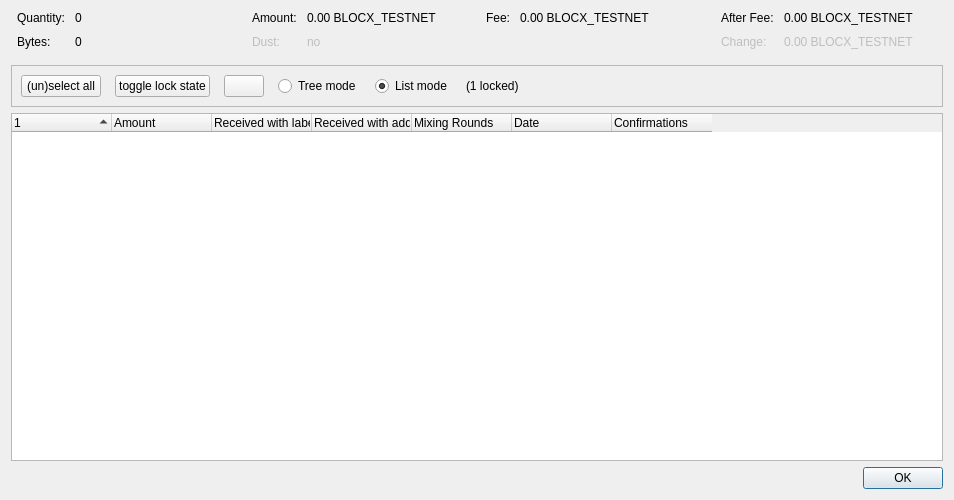
<?xml version="1.0" encoding="UTF-8"?>
<ui version="4.0">
 <class>CoinControlDialog</class>
 <widget class="QDialog" name="CoinControlDialog">
  <property name="geometry">
   <rect>
    <x>0</x>
    <y>0</y>
    <width>954</width>
    <height>500</height>
   </rect>
  </property>
  <property name="windowTitle">
   <string>Coin Selection</string>
  </property>
  <layout class="QVBoxLayout" name="verticalLayout">
   <item>
    <layout class="QHBoxLayout" name="horizontalLayoutTop" stretch="0,0,0,0">
     <property name="topMargin">
      <number>0</number>
     </property>
     <property name="bottomMargin">
      <number>10</number>
     </property>
     <item>
      <layout class="QFormLayout" name="formLayoutCoinControl1">
       <property name="horizontalSpacing">
        <number>10</number>
       </property>
       <property name="verticalSpacing">
        <number>10</number>
       </property>
       <property name="leftMargin">
        <number>6</number>
       </property>
       <property name="rightMargin">
        <number>6</number>
       </property>
       <item row="0" column="0">
        <widget class="QLabel" name="labelCoinControlQuantityText">
         <property name="text">
          <string>Quantity:</string>
         </property>
        </widget>
       </item>
       <item row="0" column="1">
        <widget class="QLabel" name="labelCoinControlQuantity">
         <property name="cursor">
          <cursorShape>IBeamCursor</cursorShape>
         </property>
         <property name="contextMenuPolicy">
          <enum>Qt::ActionsContextMenu</enum>
         </property>
         <property name="text">
          <string notr="true">0</string>
         </property>
         <property name="textInteractionFlags">
          <set>Qt::LinksAccessibleByMouse|Qt::TextSelectableByKeyboard|Qt::TextSelectableByMouse</set>
         </property>
        </widget>
       </item>
       <item row="1" column="0">
        <widget class="QLabel" name="labelCoinControlBytesText">
         <property name="text">
          <string>Bytes:</string>
         </property>
        </widget>
       </item>
       <item row="1" column="1">
        <widget class="QLabel" name="labelCoinControlBytes">
         <property name="cursor">
          <cursorShape>IBeamCursor</cursorShape>
         </property>
         <property name="contextMenuPolicy">
          <enum>Qt::ActionsContextMenu</enum>
         </property>
         <property name="text">
          <string notr="true">0</string>
         </property>
         <property name="textInteractionFlags">
          <set>Qt::LinksAccessibleByMouse|Qt::TextSelectableByKeyboard|Qt::TextSelectableByMouse</set>
         </property>
        </widget>
       </item>
      </layout>
     </item>
     <item>
      <layout class="QFormLayout" name="formLayoutCoinControl2">
       <property name="horizontalSpacing">
        <number>10</number>
       </property>
       <property name="verticalSpacing">
        <number>10</number>
       </property>
       <property name="leftMargin">
        <number>6</number>
       </property>
       <property name="rightMargin">
        <number>6</number>
       </property>
       <item row="0" column="0">
        <widget class="QLabel" name="labelCoinControlAmountText">
         <property name="text">
          <string>Amount:</string>
         </property>
        </widget>
       </item>
       <item row="0" column="1">
        <widget class="QLabel" name="labelCoinControlAmount">
         <property name="cursor">
          <cursorShape>IBeamCursor</cursorShape>
         </property>
         <property name="contextMenuPolicy">
          <enum>Qt::ActionsContextMenu</enum>
         </property>
         <property name="text">
          <string notr="true">0.00 BLOCX_TESTNET</string>
         </property>
         <property name="textInteractionFlags">
          <set>Qt::LinksAccessibleByMouse|Qt::TextSelectableByKeyboard|Qt::TextSelectableByMouse</set>
         </property>
        </widget>
       </item>
       <item row="1" column="0">
        <widget class="QLabel" name="labelCoinControlLowOutputText">
         <property name="enabled">
          <bool>false</bool>
         </property>
         <property name="text">
          <string>Dust:</string>
         </property>
        </widget>
       </item>
       <item row="1" column="1">
        <widget class="QLabel" name="labelCoinControlLowOutput">
         <property name="enabled">
          <bool>false</bool>
         </property>
         <property name="cursor">
          <cursorShape>IBeamCursor</cursorShape>
         </property>
         <property name="contextMenuPolicy">
          <enum>Qt::ActionsContextMenu</enum>
         </property>
         <property name="text">
          <string notr="true">no</string>
         </property>
         <property name="textInteractionFlags">
          <set>Qt::LinksAccessibleByMouse|Qt::TextSelectableByKeyboard|Qt::TextSelectableByMouse</set>
         </property>
        </widget>
       </item>
      </layout>
     </item>
     <item>
      <layout class="QFormLayout" name="formLayoutCoinControl3">
       <property name="horizontalSpacing">
        <number>10</number>
       </property>
       <property name="verticalSpacing">
        <number>10</number>
       </property>
       <property name="leftMargin">
        <number>6</number>
       </property>
       <property name="rightMargin">
        <number>6</number>
       </property>
       <item row="0" column="0">
        <widget class="QLabel" name="labelCoinControlFeeText">
         <property name="text">
          <string>Fee:</string>
         </property>
        </widget>
       </item>
       <item row="0" column="1">
        <widget class="QLabel" name="labelCoinControlFee">
         <property name="cursor">
          <cursorShape>IBeamCursor</cursorShape>
         </property>
         <property name="contextMenuPolicy">
          <enum>Qt::ActionsContextMenu</enum>
         </property>
         <property name="text">
          <string notr="true">0.00 BLOCX_TESTNET</string>
         </property>
         <property name="textInteractionFlags">
          <set>Qt::LinksAccessibleByMouse|Qt::TextSelectableByKeyboard|Qt::TextSelectableByMouse</set>
         </property>
        </widget>
       </item>
      </layout>
     </item>
     <item>
      <layout class="QFormLayout" name="formLayoutCoinControl4">
       <property name="horizontalSpacing">
        <number>10</number>
       </property>
       <property name="verticalSpacing">
        <number>10</number>
       </property>
       <property name="leftMargin">
        <number>6</number>
       </property>
       <property name="rightMargin">
        <number>6</number>
       </property>
       <item row="0" column="0">
        <widget class="QLabel" name="labelCoinControlAfterFeeText">
         <property name="text">
          <string>After Fee:</string>
         </property>
        </widget>
       </item>
       <item row="0" column="1">
        <widget class="QLabel" name="labelCoinControlAfterFee">
         <property name="cursor">
          <cursorShape>IBeamCursor</cursorShape>
         </property>
         <property name="contextMenuPolicy">
          <enum>Qt::ActionsContextMenu</enum>
         </property>
         <property name="text">
          <string notr="true">0.00 BLOCX_TESTNET</string>
         </property>
         <property name="textInteractionFlags">
          <set>Qt::LinksAccessibleByMouse|Qt::TextSelectableByKeyboard|Qt::TextSelectableByMouse</set>
         </property>
        </widget>
       </item>
       <item row="1" column="0">
        <widget class="QLabel" name="labelCoinControlChangeText">
         <property name="enabled">
          <bool>false</bool>
         </property>
         <property name="text">
          <string>Change:</string>
         </property>
        </widget>
       </item>
       <item row="1" column="1">
        <widget class="QLabel" name="labelCoinControlChange">
         <property name="enabled">
          <bool>false</bool>
         </property>
         <property name="cursor">
          <cursorShape>IBeamCursor</cursorShape>
         </property>
         <property name="contextMenuPolicy">
          <enum>Qt::ActionsContextMenu</enum>
         </property>
         <property name="text">
          <string notr="true">0.00 BLOCX_TESTNET</string>
         </property>
         <property name="textInteractionFlags">
          <set>Qt::LinksAccessibleByMouse|Qt::TextSelectableByKeyboard|Qt::TextSelectableByMouse</set>
         </property>
        </widget>
       </item>
      </layout>
     </item>
    </layout>
   </item>
   <item>
    <widget class="QFrame" name="frame">
     <property name="minimumSize">
      <size>
       <width>0</width>
       <height>40</height>
      </size>
     </property>
     <property name="frameShape">
      <enum>QFrame::StyledPanel</enum>
     </property>
     <property name="frameShadow">
      <enum>QFrame::Sunken</enum>
     </property>
     <layout class="QHBoxLayout" name="horizontalLayout">
      <item>
       <layout class="QHBoxLayout" name="horizontalLayoutPanel" stretch="0,0,0,0,0,0,0">
        <property name="spacing">
         <number>14</number>
        </property>
        <item>
         <widget class="QPushButton" name="pushButtonSelectAll">
          <property name="sizePolicy">
           <sizepolicy hsizetype="Maximum" vsizetype="Fixed">
            <horstretch>0</horstretch>
            <verstretch>0</verstretch>
           </sizepolicy>
          </property>
          <property name="text">
           <string>(un)select all</string>
          </property>
          <property name="autoDefault">
           <bool>false</bool>
          </property>
         </widget>
        </item>
        <item>
         <widget class="QPushButton" name="pushButtonToggleLock">
          <property name="sizePolicy">
           <sizepolicy hsizetype="Maximum" vsizetype="Fixed">
            <horstretch>0</horstretch>
            <verstretch>0</verstretch>
           </sizepolicy>
          </property>
          <property name="text">
           <string>toggle lock state</string>
          </property>
          <property name="autoDefault">
           <bool>false</bool>
          </property>
         </widget>
        </item>
        <item>
         <widget class="QPushButton" name="hideButton">
          <property name="sizePolicy">
           <sizepolicy hsizetype="Maximum" vsizetype="Fixed">
            <horstretch>0</horstretch>
            <verstretch>0</verstretch>
           </sizepolicy>
          </property>
          <property name="text">
           <string/>
          </property>
          <property name="autoDefault">
           <bool>false</bool>
          </property>
         </widget>
        </item>
        <item>
         <widget class="QRadioButton" name="radioTreeMode">
          <property name="sizePolicy">
           <sizepolicy hsizetype="Maximum" vsizetype="Fixed">
            <horstretch>0</horstretch>
            <verstretch>0</verstretch>
           </sizepolicy>
          </property>
          <property name="text">
           <string>Tree mode</string>
          </property>
         </widget>
        </item>
        <item>
         <widget class="QRadioButton" name="radioListMode">
          <property name="sizePolicy">
           <sizepolicy hsizetype="Maximum" vsizetype="Fixed">
            <horstretch>0</horstretch>
            <verstretch>0</verstretch>
           </sizepolicy>
          </property>
          <property name="text">
           <string>List mode</string>
          </property>
          <property name="checked">
           <bool>true</bool>
          </property>
         </widget>
        </item>
        <item>
         <widget class="QLabel" name="labelLocked">
          <property name="text">
           <string>(1 locked)</string>
          </property>
         </widget>
        </item>
        <item>
         <spacer name="horizontalSpacer">
          <property name="orientation">
           <enum>Qt::Horizontal</enum>
          </property>
          <property name="sizeHint" stdset="0">
           <size>
            <width>40</width>
            <height>20</height>
           </size>
          </property>
         </spacer>
        </item>
       </layout>
      </item>
     </layout>
    </widget>
   </item>
   <item>
    <widget class="CoinControlTreeWidget" name="treeWidget">
     <property name="contextMenuPolicy">
      <enum>Qt::CustomContextMenu</enum>
     </property>
     <property name="sortingEnabled">
      <bool>false</bool>
     </property>
     <property name="columnCount">
      <number>7</number>
     </property>
     <attribute name="headerShowSortIndicator" stdset="0">
      <bool>true</bool>
     </attribute>
     <attribute name="headerStretchLastSection">
      <bool>false</bool>
     </attribute>
     <column>
      <property name="text">
       <string/>
      </property>
     </column>
     <column>
      <property name="text">
       <string>Amount</string>
      </property>
     </column>
     <column>
      <property name="text">
       <string>Received with label</string>
      </property>
     </column>
     <column>
      <property name="text">
       <string>Received with address</string>
      </property>
     </column>
     <column>
      <property name="text">
       <string>Mixing Rounds</string>
      </property>
     </column>
     <column>
      <property name="text">
       <string>Date</string>
      </property>
     </column>
     <column>
      <property name="text">
       <string>Confirmations</string>
      </property>
      <property name="toolTip">
       <string>Confirmed</string>
      </property>
     </column>
    </widget>
   </item>
   <item>
    <widget class="QDialogButtonBox" name="buttonBox">
     <property name="orientation">
      <enum>Qt::Horizontal</enum>
     </property>
     <property name="standardButtons">
      <set>QDialogButtonBox::Ok</set>
     </property>
    </widget>
   </item>
  </layout>
 </widget>
 <customwidgets>
  <customwidget>
   <class>CoinControlTreeWidget</class>
   <extends>QTreeWidget</extends>
   <header>qt/coincontroltreewidget.h</header>
  </customwidget>
 </customwidgets>
 <resources/>
 <connections/>
</ui>
